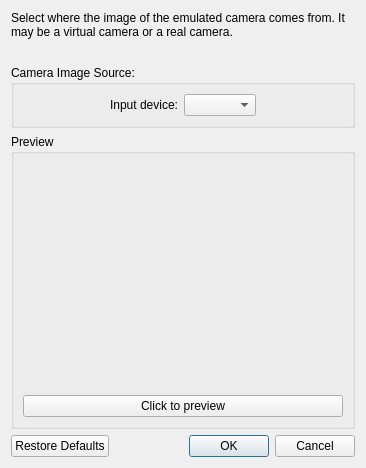
<?xml version="1.0" encoding="UTF-8"?>
<ui version="4.0">
 <class>ConfigureCamera</class>
 <widget class="QDialog" name="ConfigureCamera">
  <property name="geometry">
   <rect>
    <x>0</x>
    <y>0</y>
    <width>298</width>
    <height>339</height>
   </rect>
  </property>
  <property name="windowTitle">
   <string>Configure Infrared Camera</string>
  </property>
  <layout class="QVBoxLayout" name="verticalLayout">
   <item>
    <widget class="QLabel" name="label_2">
     <property name="minimumSize">
      <size>
       <width>280</width>
       <height>0</height>
      </size>
     </property>
     <property name="text">
      <string>Select where the image of the emulated camera comes from. It may be a virtual camera or a real camera.</string>
     </property>
     <property name="wordWrap">
      <bool>true</bool>
     </property>
    </widget>
   </item>
   <item>
    <spacer name="verticalSpacer_2">
     <property name="orientation">
      <enum>Qt::Vertical</enum>
     </property>
     <property name="sizeType">
      <enum>QSizePolicy::Fixed</enum>
     </property>
     <property name="sizeHint" stdset="0">
      <size>
       <width>20</width>
       <height>20</height>
      </size>
     </property>
    </spacer>
   </item>
   <item>
    <widget class="QGroupBox" name="gridGroupBox">
     <property name="title">
      <string>Camera Image Source:</string>
     </property>
     <layout class="QGridLayout" name="gridLayout">
      <item row="0" column="0">
       <spacer name="horizontalSpacer">
        <property name="orientation">
         <enum>Qt::Horizontal</enum>
        </property>
        <property name="sizeHint" stdset="0">
         <size>
          <width>40</width>
          <height>20</height>
         </size>
        </property>
       </spacer>
      </item>
       <item row="0" column="1">
         <widget class="QLabel" name="label_3">
           <property name="text">
             <string>Input device:</string>
           </property>
         </widget>
       </item>
       <item row="0" column="2">
         <widget class="QComboBox" name="ir_sensor_combo_box"/>
       </item>
      <item row="0" column="3">
       <spacer name="horizontalSpacer_2">
        <property name="orientation">
         <enum>Qt::Horizontal</enum>
        </property>
        <property name="sizeHint" stdset="0">
         <size>
          <width>40</width>
          <height>20</height>
         </size>
        </property>
       </spacer>
      </item>
     </layout>
    </widget>
   </item><item>
    <widget class="QGroupBox" name="previewBox">
     <property name="title">
      <string>Preview</string>
     </property>
     <layout class="QVBoxLayout" name="verticalLayout_3">
      <item>
       <widget class="QLabel" name="preview_box">
         <property name="minimumSize">
           <size>
             <width>320</width>
             <height>240</height>
           </size>
         </property>
        <property name="toolTip">
         <string>Resolution: 320*240</string>
        </property>
       </widget>
      </item>
      <item>
       <widget class="QPushButton" name="preview_button">
        <property name="text">
         <string>Click to preview</string>
        </property>
       </widget>
      </item>
     </layout>
    </widget>
   </item>
   <item>
    <spacer name="verticalSpacer">
     <property name="orientation">
      <enum>Qt::Vertical</enum>
     </property>
     <property name="sizeHint" stdset="0">
      <size>
       <width>20</width>
       <height>40</height>
      </size>
     </property>
    </spacer>
   </item>
   <item>
    <layout class="QHBoxLayout" name="horizontalLayout">
     <item>
      <widget class="QPushButton" name="restore_defaults_button">
       <property name="text">
        <string>Restore Defaults</string>
       </property>
      </widget>
     </item>
     <item>
      <widget class="QDialogButtonBox" name="buttonBox">
       <property name="standardButtons">
        <set>QDialogButtonBox::Cancel|QDialogButtonBox::Ok</set>
       </property>
      </widget>
     </item>
    </layout>
   </item>
  </layout>
 </widget>
 <resources/>
 <connections>
  <connection>
   <sender>buttonBox</sender>
   <signal>accepted()</signal>
   <receiver>ConfigureCamera</receiver>
   <slot>accept()</slot>
  </connection>
  <connection>
   <sender>buttonBox</sender>
   <signal>rejected()</signal>
   <receiver>ConfigureCamera</receiver>
   <slot>reject()</slot>
   </connection>
 </connections>
</ui>
